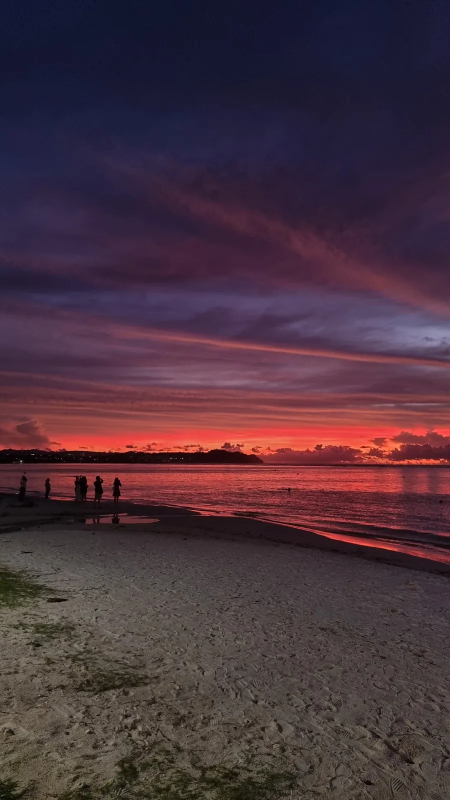
#> input picture assets/photos/guam/20240927_183109.webp, 900 x 1600 px (shown at 1/2 size)
$ python -i photo_prepare.py   (imports and definitions only)
#> lines starting #> are read from the running program, lines starting #| are printed output that depends on the picture
#!/usr/bin/env python3
# -*- coding: utf-8 -*-
"""사진을 검사하고 웹용으로 굽는다. 사람이 잡히면 내보내지 않는다.

**저장소가 공개다.** 여기를 통과한 사진은 되돌릴 수 없이 공개된다. 그래서
기본값이 "내보낸다"가 아니라 "막는다"이다.

세 번 데인 자리를 그대로 반영했다.

 1. **EXIF 회전을 먼저 적용한다.** 사진이 90도 눕혀 저장돼 있으면 검출기가
    얼굴을 0점 준다 (오사카 도톤보리 사고).
 2. **그래도 못 믿어서 4방향으로 돌려가며 본다.**
 3. **축소 썸네일로 판단하지 않는다.** 검사 해상도를 충분히 크게 잡는다.

그리고 자동 검출은 오탐·미탐이 다 있다. 그래서 **콘택트시트를 항상 남긴다.**
최종 판단은 사람이 한다 — 이 도구는 사람이 볼 것을 줄여줄 뿐이다.

    python3 tools/photo_prepare.py --region guam --from ~/사진폴더
    python3 tools/photo_prepare.py --region guam --from ... --limit 20
    python3 tools/photo_prepare.py --region guam --from ... --commit
"""
from __future__ import annotations

import argparse
import json
import os
import sys
from datetime import datetime, timedelta, timezone

import cv2
import numpy as np
from PIL import Image, ImageDraw, ImageFont, ImageOps

KST = timezone(timedelta(hours=9))
OUT_ROOT = "assets/photos"
SHEET_ROOT = "data/photos/sheets"
MANIFEST = "assets/photos/manifest.json"

MAX_WIDTH = 1600          # 기사 본문 폭의 2배. 이보다 크면 공개 저장소만 무거워진다
WEBP_QUALITY = 80
SCAN_LONGEST = 1400       # 검사 해상도. 작게 잡으면 작은 얼굴을 놓친다
PERSON_AREA_LIMIT = 0.04  # 화면의 4% 이상을 사람이 차지하면 애초에 쓰지 않는다

# 어디서 온 사진인지 **매니페스트에 반드시 적는다.**
#
# 사장님이 두 번 지적하셨다 — 신문에는 NAS 사진만 쓴다. 바탕화면
# `사진_정리완료` 는 가족·여행 폰 사진이고 개인 블로그용이다. 2026-09-10 에
# 323장을 걷어냈고, 2026-09-14 에 다시 지적받았다. 그때 원인은 사진이 폰
# 것이어서가 아니라 **`src` 가 임시 복사본 경로라 출처를 볼 수 없었던 것**이다.
#
# 그래서 규칙을 도구에 박는다. 허용된 뿌리에서 온 것만 굽고, 출처를 적는다.
# 목록에 없는 폴더는 **굽지 않는다.** 테스트가 나중에 잡아주길 기다리지 않는다.
NAS_ROOT = "/Volumes/GUAMPLAY/네이버 블로그/#DSLR"
SELF_SHOT = os.path.expanduser("~/과미발행")


# NAS 안이라고 다 우리 사진이 아니다.
#
# 2026-09-14 실측: `#대만` 8,679장, `#라오스` 7,335장이 잡혀서 "일본·대만
# 지면에도 사진을 줄 수 있겠다" 싶었는데, 전부 `_STI_OUT/…/candidates/` 였다.
# 그 옆의 `candidate_manifest.json` 을 열어 보니 `image_url` 이
# `lookaside.fbsbx.com`·`encrypted-tbn0.gstatic.com` 이다. 구글·페이스북
# 검색 결과를 긁어 모은 **남의 사진**이다. 다른 블로그 파이프라인이 시안을
# 고르려고 받아둔 것이고, 우리가 찍은 것이 아니다.
#
# 편집원칙에 "사진은 저희가 직접 찍은 것만 씁니다"라고 적어 놓았다.
# 폴더 수만 보고 착각하기 딱 좋아서 경로로 막는다.
SCRAPED = ("_STI_OUT", "/candidates/", "/clusters/")


# [12 lines left out: function origin_of, not called in this run]

# 검출을 **막는 쪽으로** 기울인다. 오탐이 나면 사람이 한 장 살리면 되지만,
# 미탐은 고객 얼굴이 공개 저장소로 나가는 것이라 되돌릴 수 없다.
# 실측에서 확인한 것 — 거의 같은 사진의 밝기 보정본끼리 판정이 갈렸다.
# 그래서 minNeighbors 를 낮추고 scaleFactor 를 두 번 훑는다.
# 민감도를 올려봤더니 로브스터 사진에서 "얼굴 68건"이 나왔다. 87%를 막으면
# 사람이 어차피 전부 다시 봐야 해서 도구가 무의미해진다. 그래서 검출기는
# **게이트가 아니라 표식**이다. 진짜 안전장치는 아래의 사람 승인 단계다.
_NEIGHBORS = 5
_MIN_FACE = (32, 32)

_FACE = cv2.CascadeClassifier(
    cv2.data.haarcascades + "haarcascade_frontalface_default.xml")
_PROFILE = cv2.CascadeClassifier(
    cv2.data.haarcascades + "haarcascade_profileface.xml")
_HOG = cv2.HOGDescriptor()
# [1 line not run here, left out]


# [10 lines left out: function load_upright, not called in this run]


def _face_boxes(bgr) -> list[tuple[int, int, int, int]]:
    """얼굴 상자들. 정면과 옆얼굴을 모두 본다."""
    gray = cv2.equalizeHist(cv2.cvtColor(bgr, cv2.COLOR_BGR2GRAY))
    out: list[tuple[int, int, int, int]] = []
    for cascade in (_FACE, _PROFILE):
        for (x, y, w, h) in cascade.detectMultiScale(
                gray, 1.1, _NEIGHBORS, minSize=_MIN_FACE):
            out.append((int(x), int(y), int(w), int(h)))
    return out


def _faces(bgr) -> int:
    return len(_face_boxes(bgr))


# 모자이크는 검출 상자보다 넉넉하게 덮는다. 하르 검출기는 턱과 이마를 자주
# 놓치고, 딱 맞게 덮으면 머리카락선과 턱선으로 사람이 특정된다.
MOSAIC_PAD = 0.45
MOSAIC_BLOCKS = 9          # 덮은 영역을 몇 칸으로 뭉갤지. 작을수록 심하게.


def mosaic_faces(im: Image.Image) -> tuple[Image.Image, int]:
    """얼굴을 찾아 뭉갠다. (사진, 덮은 개수).

    **쓰지 않는다.** 2026-09-07 에 219장에 일괄로 씌웠다가 전부 되돌렸다.
    검출기 오탐이 심해 팬케이크와 지하도 천장에 모자이크가 찍혔고, 정작
    거리 사진의 작은 얼굴은 남았다. 사진을 망치면서 안전해지지도 않는다.
    얼굴이 잡힌 사진은 뭉개지 말고 **쓰지 않는다**.

    네 방향으로 돌려가며 찾고 좌표를 원본 방향으로 되돌린다. 눕혀 찍은
    사진에서 검출기가 얼굴을 통째로 놓치는 문제 때문이다.

    **이것은 안전장치이지 보증이 아니다.** 검출기가 놓친 얼굴은 그대로
    남는다. 그래서 모자이크한 사진도 사람이 시트로 다시 확인한다.
    """
    base = cv2.cvtColor(np.array(im), cv2.COLOR_RGB2BGR)
#> base is the input picture: shape (1600, 900, 3); mean B, G, R 61.9, 50.7, 73.5
    h, w = base.shape[:2]
#> h = 1600; w = 900
    boxes: list[tuple[int, int, int, int]] = []
    for k in range(4):
        rot = base if k == 0 else np.ascontiguousarray(np.rot90(base, k))
        for (x, y, bw, bh) in _face_boxes(rot):
            # np.rot90 은 반시계 회전이다. k 번 돌린 좌표를 원본으로 되돌린다.
            if k == 0:
                boxes.append((x, y, bw, bh))
            elif k == 1:
                boxes.append((y, w - x - bw, bh, bw))
            elif k == 2:
                boxes.append((w - x - bw, h - y - bh, bw, bh))
            else:
                boxes.append((h - y - bh, x, bh, bw))
#> this loop made 4 passes
#> pass 1, in _face_boxes, `gray = cv2.equalizeHist(cv2.cvtColor(bgr, cv2.COLOR_BGR2GRAY))`:
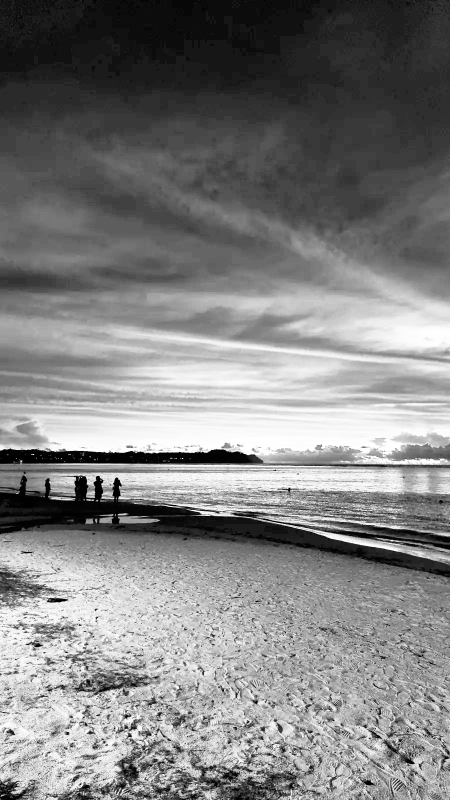
#> gray: shape (1600, 900) (shown at 1/2 size); min 0, max 255, mean 129.1
#> pass 2, in mosaic_faces, `rot = base if k == 0 else np.ascontiguousarray(np.rot90(base, k))`:
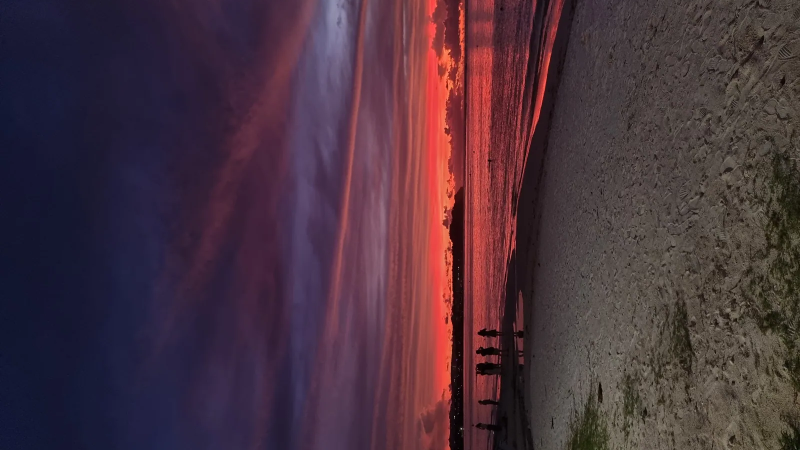
#> rot: shape (900, 1600, 3) (shown at 1/2 size); mean B, G, R 61.9, 50.7, 73.5
#> pass 2, in _face_boxes (call 2), `gray = cv2.equalizeHist(cv2.cvtColor(bgr, cv2.COLOR_BGR2GRAY))`:
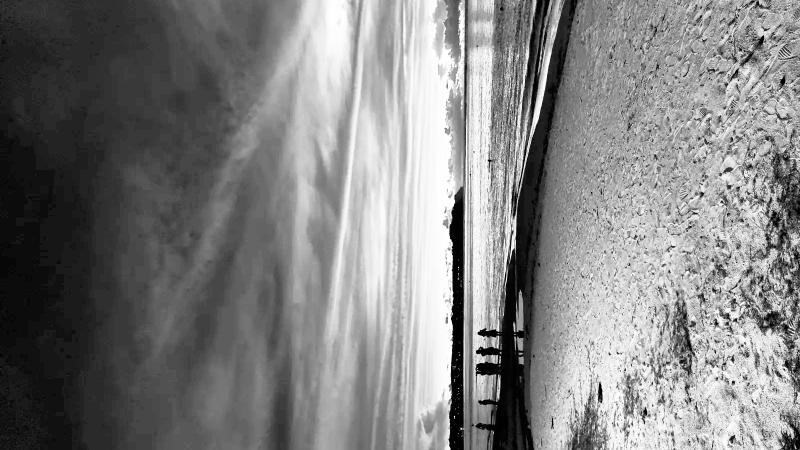
#> gray: shape (900, 1600) (shown at 1/2 size); min 0, max 255, mean 129.1
#> pass 3, in mosaic_faces, `rot = base if k == 0 else np.ascontiguousarray(np.rot90(base, k))`:
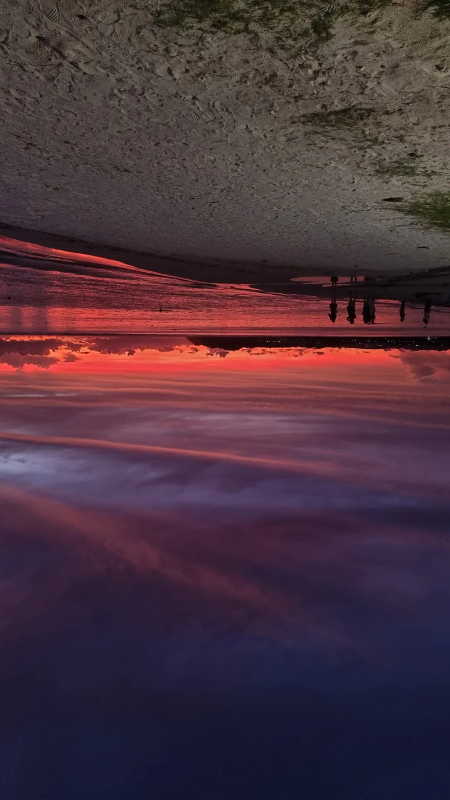
#> rot: shape (1600, 900, 3) (shown at 1/2 size); mean B, G, R 61.9, 50.7, 73.5
#> after the loop, boxes = [(746, -583, 49, 49)]
    if not boxes:
        return im, 0

    out = im.copy()
    for (x, y, bw, bh) in boxes:
        px, py = int(bw * MOSAIC_PAD), int(bh * MOSAIC_PAD)
        x0, y0 = max(0, x - px), max(0, y - py)
        x1, y1 = min(w, x + bw + px), min(h, y + bh + py)
        if x1 <= x0 or y1 <= y0:
            continue
        patch = out.crop((x0, y0, x1, y1))
        small = patch.resize((max(1, MOSAIC_BLOCKS), max(1, MOSAIC_BLOCKS)),
                             Image.BILINEAR)
        out.paste(small.resize(patch.size, Image.NEAREST), (x0, y0))
#> this loop made 1 pass
#> (x, y, bw, bh, px, py, x0, y0) on pass 1: (746, -583, 49, 49, 22, 22, 724, 0)
    return out, len(boxes)


# [350 lines left out: functions _person_area, inspect, bake, _font, contact_sheet, parse_approve and 5 more, not called in this run]


# [3 lines not run here, left out]

>>> import cv2
>>> picture = cv2.cvtColor(cv2.imread('../assets/photos/guam/20240927_183109.webp'), cv2.COLOR_BGR2RGB)
>>> result = mosaic_faces(picture)
